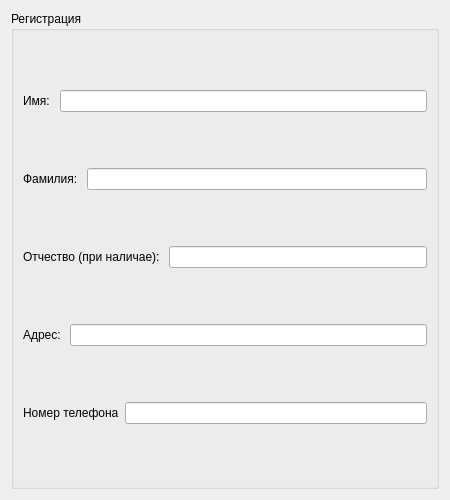
<?xml version="1.0" encoding="UTF-8"?>
<ui version="4.0">
 <class>Registration</class>
 <widget class="QWidget" name="Registration">
  <property name="geometry">
   <rect>
    <x>0</x>
    <y>0</y>
    <width>450</width>
    <height>500</height>
   </rect>
  </property>
  <property name="windowTitle">
   <string>Form</string>
  </property>
  <layout class="QVBoxLayout" name="verticalLayout_2">
   <item>
    <widget class="QGroupBox" name="groupBox">
     <property name="title">
      <string>Регистрация</string>
     </property>
     <layout class="QVBoxLayout" name="verticalLayout_3">
      <item>
       <layout class="QHBoxLayout" name="horizontalLayout">
        <item>
         <widget class="QLabel" name="label">
          <property name="text">
           <string>Имя: </string>
          </property>
         </widget>
        </item>
        <item>
         <widget class="QLineEdit" name="lineEdit"/>
        </item>
       </layout>
      </item>
      <item>
       <layout class="QHBoxLayout" name="horizontalLayout_2">
        <item>
         <widget class="QLabel" name="label_2">
          <property name="text">
           <string>Фамилия: </string>
          </property>
         </widget>
        </item>
        <item>
         <widget class="QLineEdit" name="lineEdit_2"/>
        </item>
       </layout>
      </item>
      <item>
       <layout class="QHBoxLayout" name="horizontalLayout_3">
        <item>
         <widget class="QLabel" name="label_3">
          <property name="text">
           <string>Отчество (при наличае): </string>
          </property>
         </widget>
        </item>
        <item>
         <widget class="QLineEdit" name="lineEdit_3"/>
        </item>
       </layout>
      </item>
      <item>
       <layout class="QHBoxLayout" name="horizontalLayout_4">
        <item>
         <widget class="QLabel" name="label_4">
          <property name="text">
           <string>Адрес: </string>
          </property>
         </widget>
        </item>
        <item>
         <widget class="QLineEdit" name="lineEdit_4"/>
        </item>
       </layout>
      </item>
      <item>
       <layout class="QHBoxLayout" name="horizontalLayout_5">
        <item>
         <widget class="QLabel" name="label_5">
          <property name="text">
           <string>Номер телефона</string>
          </property>
         </widget>
        </item>
        <item>
         <widget class="QLineEdit" name="lineEdit_5"/>
        </item>
       </layout>
      </item>
     </layout>
    </widget>
   </item>
  </layout>
 </widget>
 <resources/>
 <connections/>
</ui>
